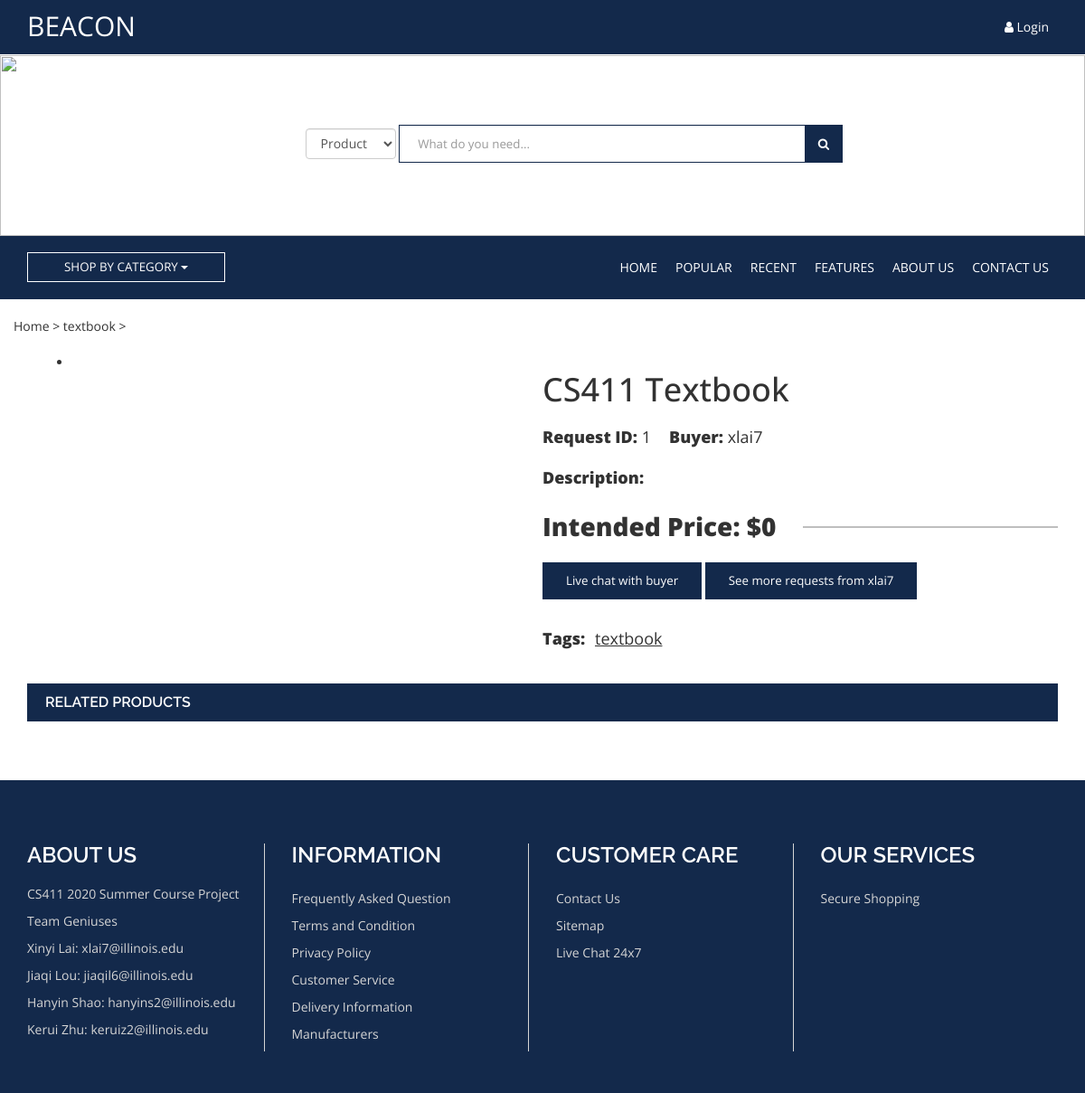
Screenshot of /single-product.php?Id=1 with the database file from the repository.
### tables this page shows
CREATE TABLE `Requests` (
  `RequestId` int NOT NULL,
  `BuyerId` varchar(50) DEFAULT NULL,
  `ProductName` varchar(50) DEFAULT NULL,
  `Tag` varchar(50) DEFAULT NULL,
  `Description` varchar(500) DEFAULT NULL,
  `Image` varchar(100) DEFAULT NULL,
  `IntendedPrice` double DEFAULT NULL,
  `SaleId` int DEFAULT NULL,
  `DatePost` timestamp NOT NULL DEFAULT CURRENT_TIMESTAMP
);

### single-product.php (the view, shortened to what this page needs)
<?php
    $curr_user = $_SESSION['curr_user'];
    $item_id=$_GET["Id"];
    $choosedb = $_GET["choosedb"];
    if (strlen($item_id) > 0) {
        $conn = connectDB();
        if ($choosedb == "Sales"){
            $sql = "SELECT * FROM Sales WHERE SaleId = $item_id";
            $result = $conn->query($sql);
            if ($result && $result->num_rows == 1) {
                $row = $result->fetch_assoc();
                $host_id = $row["SellerId"];
                $product_name = $row["ProductName"];
                $tag = $row["Tag"];
                $description = $row["Description"];
                $image = $row["Image"];
                $intendedPrice = $row["IntendedPrice"];
                $originalPrice = $row["OriginalPrice"];
                $depreciation = $row["Depreciation"];
            }
        }else{
            $sql = "SELECT * FROM Requests WHERE RequestId = $item_id";
            $result = $conn->query($sql);
            if ($result && $result->num_rows == 1) {
                $row = $result->fetch_assoc();
                $host_id = $row["BuyerId"];
                $product_name = $row["ProductName"];
                $tag = $row["Tag"];
                $description = $row["Description"];
                $image = $row["Image"];
                $intendedPrice = $row["IntendedPrice"];
            }
        }
    }else{
        echo "Wrong Url Parameter";
        exit;
    }
?>
<!DOCTYPE HTML>
<html lang="en-US">
<head>
	<link rel="stylesheet" href="https://maxcdn.bootstrapcdn.com/bootstrap/3.3.6/css/bootstrap.min.css">
    <link rel="stylesheet" href="https://cdnjs.cloudflare.com/ajax/libs/font-awesome/4.6.3/css/font-awesome.css" type="text/css">
    <link rel="stylesheet" href="css/style-main.css">
    <link rel="stylesheet" href="css/responsive.css">
</head>
<body onload="load_related('','<?php echo $choosedb; ?>','','<?php echo $tag; ?>','<?php echo $item_id; ?>')">
    <div class="top-bar">
        <div class="container">
            <div class="row">
                <div class="col-md-6">
                    <a class="brand" href="index.php"><span class="webname" href="index.php">BEACON</span></a>
                </div>
                <div class="col-md-6">
                    <div class="action pull-right">
                        <ul>
                            <?php
                                if ($curr_user) {
                                    echo '<li><a href="myprofile.php"><i class="fa fa-user"></i> '.$curr_user.'</a></li>';
                                }else{
                                    echo '<li><a href="login.php"><i class="fa fa-user"></i> Login</a></li>';
                                }
                            ?>
                        </ul>
                    </div>
                </div>
            </div>
        </div>
    </div>
    <div class="header">
        <div class="container">
            <div class="row">
                <div class="col-md-3 col-sm-4">
                </div>
                <div class="col-md-7 col-sm-5">
                    <div class="search-form">
                        <form class="navbar-form" role="search">
                            <select id="choosedb" class="form-control">
                                <option selected="selected" value="Sales">Product</option>
                            </select>
                            <div class="form-group">
                                <input type="text"  onkeydown="entersearch()" id="search_box" class="form-control" placeholder="What do you need..."/>
                            </div>
                            <button type="button" class="btn" onclick="jump_to_search()"><i class="fa fa-search"></i></button>
                        </form>
                    </div>
                </div>
            </div>
        </div>
    </div>
    <div class="navigation">
        <nav class="navbar navbar-theme">
          <div class="container">
            <div class="shop-category nav navbar-nav navbar-left">
                <div class="btn-group">
                  <button type="button" class="btn btn-shop-category dropdown-toggle" data-toggle="dropdown" aria-haspopup="true" aria-expanded="false">
                    Shop By Category <span class="caret"></span>
                  </button>
                </div>
            </div>
            <div class="collapse navbar-collapse" id="navbar">
              <ul class="nav navbar-nav navbar-right">
                <li><a href="index.php">Home</a></li>
                <li><a href="#">Popular</a></li>
                <li><a href="#">Recent</a></li>
                <li><a href="#">Features</a></li>
                <li><a href="#">About Us</a></li>
                <li><a href="#">Contact Us</a></li>
              </ul>
            </div>
          </div>
        </nav>
    </div>
    <div class="breadcumbs">
        <div class="container">
            <div class="row">
                <span>Home > </span>
                <span herf=""><?php echo $tag; ?> > </span>
            </div>
        </div>
    </div>
    <div class="short-description">
        <div class="container">
            <div class="row">
                <div class="col-md-6">
                    <div class="product-thumbnail">
                        <div class="col-md-1 col-sm-1 col-xs-1">
                        </div>
                        <div class="col-md-10 col-sm-10 col-xs-10">
                        <li class="active"><a href="<?php echo $image; ?>"><img src="<?php echo $image; ?>" alt=""></a></li>
                        </div>
                    </div>
                </div>
                <div class="col-md-6">
                    <h1 class="product-title"><?php echo $product_name; ?></h1>
                    <div class="product-info">
                    <?php
                        if ($choosedb == "Sales"){
                            echo '<span class="product-identity"><span class="strong-text">Product ID:</span> '.$item_id.'</span>';
                            echo '<span class="product-identity"><span class="strong-text">Seller:</span> '.$host_id.'</span></br></br>';
                        }else{
                            echo '<span class="product-identity"><span class="strong-text">Request ID:</span> '.$item_id.'</span>';
                            echo '<span class="product-identity"><span class="strong-text">Buyer:</span> '.$host_id.'</span></br></br>';
                        }
                    ?>
                        <span class="product-identity"><span class="strong-text">Description:</span> <?php echo $description; ?></span>
                    </div></br>
                    <div class="price">
                        <span>Intended Price: $<?php echo $intendedPrice; ?></span>
                    </div>
                    <p>
                        <button class="btn btn-theme" type="submit">Live chat with <?php echo ($choosedb=="Sales") ? "seller":"buyer"; ?></button>
                        <button class="btn btn-theme" type="submit" onclick="window.location.href='search.php?search_item=&choosedb=<?php echo $choosedb; ?>&user_id=<?php echo $host_id;?>&tag='">See more <?php echo ($choosedb=="Sales") ? "products":"requests"; ?> from <?php echo $host_id; ?></button>
                    </p>
                    <div class="product-info">
                        <span class="product-identity" herf=""><span class="strong-text">Tags:</span> <button type="querybtn" style="border:none; background:none;" onclick="window.location.href='search.php?choosedb=<?php echo $choosedb; ?>&tag=<?php echo $tag;?>'" > <u> <?php echo $tag; ?> </u> </button>
                    </div>
                </div>
            </div>
        </div>
    </div>
    <div class="container">
        <div class="row">
            <div class="related-items">
                <ul class="nav nav-tabs nav-single-product-tabs">
                    <li class="active"><a href="#related">Related Products</a></li>
                </ul>
            </div>
        </div>
    </div>
    <div class="footer">
        <div class="container">
            <div class="row">
                <div class="col-md-3 col-sm-3">
                    <div class="single-widget">
                        <h2 class="widget-title">About Us</h2>
                        <div class="widget-inner">
                            <p>CS411 2020 Summer Course Project </p>
                            <p>Team Geniuses</p>
                            <p>Xinyi Lai: xlai7@illinois.edu </p>
                            <p>Jiaqi Lou: jiaqil6@illinois.edu </p>
                            <p>Hanyin Shao: hanyins2@illinois.edu </p>
                            <p>Kerui Zhu: keruiz2@illinois.edu </p>
                        </div>
                    </div>
                </div>
                <div class="col-md-3 col-sm-3">
                    <div class="single-widget">
                        <h2 class="widget-title">Information</h2>
                        <div class="widget-inner">
                            <ul>
                                <li><a href="">Frequently Asked Question</a></li>
                                <li><a href="">Terms and Condition</a></li>
                                <li><a href="">Privacy Policy</a></li>
                                <li><a href="">Customer Service</a></li>
                                <li><a href="">Delivery Information</a></li>
                                <li><a href="">Manufacturers</a></li>
                            </ul>
                        </div>
                    </div>
                </div>
                <div class="col-md-3 col-sm-3">
                    <div class="single-widget">
                        <h2 class="widget-title">Customer Care</h2>
                        <div class="widget-inner">
                            <ul>
                                <li><a href="">Contact Us</a></li>
                                <li><a href="">Sitemap</a></li>
                                <li><a href="">Live Chat 24x7</a></li>
                            </ul>
                        </div>
                    </div>
                </div>
                <div class="col-md-3 col-sm-3">
                    <div class="single-widget">
                        <h2 class="widget-title">Our Services</h2>
                        <div class="widget-inner">
                            <ul>
                                <li><a href="">Secure Shopping</a></li>
                            </ul>
                        </div>
                    </div>
                </div>
            </div>
        </div>
    </div>
</body>
</html>

### css/style-main.css (style rules this page uses)
body { font-family: 'Open Sans', sans-serif; }
a { text-decoration: none; transition: .3s all ease-in-out; }
.btn-theme { background: #13294b; border-radius: 0px; color: #fff !important; font-size: 10pt; padding: 10px 25px; margin-bottom: 20px; }
.top-bar { background-color: #13294b; min-height: 58px; }
.social ul, .action ul { list-style: none; padding: 0px; margin: 0px; }
.social ul li, .action ul li { float:left; padding: 20px 10px; }
.social ul li a, .action ul li a { color: #fff; transition: .2s all ease-in-out; }
.webname { position: absolute; padding-top: 8px; font-size: 30px; font-weight: 400; color: #fff; }
.header { min-height: 200px; }
.search-form { position: absolute; text-align: center; padding-top: 70px; }
form.navbar-form { overflow: hidden; }
form.navbar-form input { min-width: 450px; border-width: 1px; border-radius: 0px; border-color: #13294b; color: #000; padding: 20px; font-size: 10pt; }
form.navbar-form button { border: 0px; border-radius: 0px; background-color: #13294b; color: #fff; padding: 12px 15px; font-size:10pt; margin-left: -5px; max-height: 42px; transition: .2s all ease-in-out; }
.navigation { background: #13294b; }
.navigation nav { border: none; }
#navbar ul li a { color: #ffffff; text-transform: uppercase; padding: 25px 10px; }
.shop-category { margin: 18px 0px; }
.shop-category button.btn { background: none !important; color: #fff; border: 1px solid #fff; border-radius: 0px; padding:6px 40px; text-transform: uppercase; font-size: 10pt; box-shadow: none !important; }
.nav.nav-tabs { background: #13294b; border: none; text-transform: uppercase; margin: 0px 15px 30px; overflow: hidden; font-family: 'raleway', sans-serif; }
.nav.nav-tabs li.active a { background: #13294b; border: none; border-radius: 0px; }
.nav.nav-tabs li a { color: #fff; font-size: 12pt; font-weight: 600; border: none; border-radius: 0px; padding: 10px 20px; }
.footer { background: #13294b; padding: 50px 0px; color: #fff; margin-top: 50px; }
.single-widget { position: relative; padding-right: 20px; }
.single-widget:after { position: absolute; right: 0; top: 0; width: 1px; background: #d5d5d5; content: ''; height: 100%; min-height: 230px; }
.footer .col-md-3:last-child .single-widget:after { width: 0px; }
.single-widget h2.widget-title { font-size: 18pt; text-transform: uppercase; font-weight: 600; padding-bottom: 10px; font-family: 'raleway', sans-serif; }
.widget-inner, .widget-inner a { color: #d5d5d5; }
.single-widget ul { list-style: none; margin: 0px; padding: 0px; }
.single-widget ul li { padding: 5px 0px; }
.short-description { margin: 20px 0px; }
.nav-single-product-tabs { margin: 15px !important; }
.product-thumbnail { margin: 0px; padding: 0px; }
.short-description .col-md-6, .short-description .col-md-2, .short-description .col-md-10 { padding-left: 0px; color: #323232; }
h1.product-title { margin-bottom: 20px; padding: 0px; }
span.strong-text { font-weight: 800; }
span.product-identity { margin-right: 20px; margin-bottom: 20px; font-size: 18px; font-weight: 400; }
.price { font-size: 28px; font-weight: 800; position: relative; margin-bottom: 20px; }
.price span { background: #fff; padding-right: 30px; z-index: 9; }
.price:after { content: ''; position: absolute; right: 0; top: 20px; width: 100%; height: 2px; background: #bebebe; z-index: -9; }

### rows the page displays
requests: Tag "textbook", ProductName "CS411 Textbook", BuyerId "xlai7", IntendedPrice "0"

### other values shown
$item_id "1"
